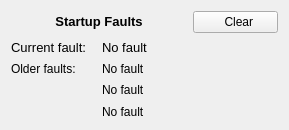
<?xml version="1.0" encoding="UTF-8"?>
<ui version="4.0">
 <class>FaultsWidget</class>
 <widget class="QWidget" name="FaultsWidget">
  <property name="geometry">
   <rect>
    <x>0</x>
    <y>0</y>
    <width>289</width>
    <height>130</height>
   </rect>
  </property>
  <property name="windowTitle">
   <string>Form</string>
  </property>
  <layout class="QGridLayout" name="gridLayout">
   <item row="3" column="0">
    <widget class="QLabel" name="lblCurrentFault">
     <property name="font">
      <font>
       <pointsize>10</pointsize>
      </font>
     </property>
     <property name="text">
      <string>Current fault:</string>
     </property>
    </widget>
   </item>
   <item row="4" column="0">
    <widget class="QLabel" name="lblOlderFault">
     <property name="font">
      <font>
       <pointsize>9</pointsize>
      </font>
     </property>
     <property name="text">
      <string>Older faults:</string>
     </property>
    </widget>
   </item>
   <item row="0" column="0" colspan="2">
    <widget class="QLabel" name="lblTitle">
     <property name="sizePolicy">
      <sizepolicy hsizetype="Preferred" vsizetype="Maximum">
       <horstretch>0</horstretch>
       <verstretch>0</verstretch>
      </sizepolicy>
     </property>
     <property name="font">
      <font>
       <pointsize>10</pointsize>
       <weight>75</weight>
       <bold>true</bold>
      </font>
     </property>
     <property name="text">
      <string>Startup Faults</string>
     </property>
     <property name="alignment">
      <set>Qt::AlignCenter</set>
     </property>
    </widget>
   </item>
   <item row="0" column="2">
    <widget class="QPushButton" name="btnClear">
     <property name="text">
      <string>  Clear</string>
     </property>
     <property name="icon">
      <iconset resource="../resources.qrc">
       <normaloff>:/resources/images/clear.png</normaloff>:/resources/images/clear.png</iconset>
     </property>
     <property name="iconSize">
      <size>
       <width>24</width>
       <height>17</height>
      </size>
     </property>
    </widget>
   </item>
   <item row="5" column="1" colspan="2">
    <widget class="QLabel" name="lblFault2">
     <property name="sizePolicy">
      <sizepolicy hsizetype="MinimumExpanding" vsizetype="Preferred">
       <horstretch>0</horstretch>
       <verstretch>0</verstretch>
      </sizepolicy>
     </property>
     <property name="font">
      <font>
       <pointsize>9</pointsize>
      </font>
     </property>
     <property name="text">
      <string>No fault</string>
     </property>
    </widget>
   </item>
   <item row="4" column="1" colspan="2">
    <widget class="QLabel" name="lblFault1">
     <property name="sizePolicy">
      <sizepolicy hsizetype="MinimumExpanding" vsizetype="Preferred">
       <horstretch>0</horstretch>
       <verstretch>0</verstretch>
      </sizepolicy>
     </property>
     <property name="font">
      <font>
       <pointsize>9</pointsize>
      </font>
     </property>
     <property name="text">
      <string>No fault</string>
     </property>
    </widget>
   </item>
   <item row="3" column="1" colspan="2">
    <widget class="QLabel" name="lblFault0">
     <property name="sizePolicy">
      <sizepolicy hsizetype="MinimumExpanding" vsizetype="Preferred">
       <horstretch>0</horstretch>
       <verstretch>0</verstretch>
      </sizepolicy>
     </property>
     <property name="font">
      <font>
       <pointsize>10</pointsize>
       <underline>false</underline>
      </font>
     </property>
     <property name="text">
      <string>No fault</string>
     </property>
    </widget>
   </item>
   <item row="6" column="1" colspan="2">
    <widget class="QLabel" name="lblFault3">
     <property name="sizePolicy">
      <sizepolicy hsizetype="MinimumExpanding" vsizetype="Preferred">
       <horstretch>0</horstretch>
       <verstretch>0</verstretch>
      </sizepolicy>
     </property>
     <property name="font">
      <font>
       <pointsize>9</pointsize>
      </font>
     </property>
     <property name="text">
      <string>No fault</string>
     </property>
    </widget>
   </item>
  </layout>
 </widget>
 <resources>
  <include location="../resources.qrc"/>
 </resources>
 <connections/>
</ui>
